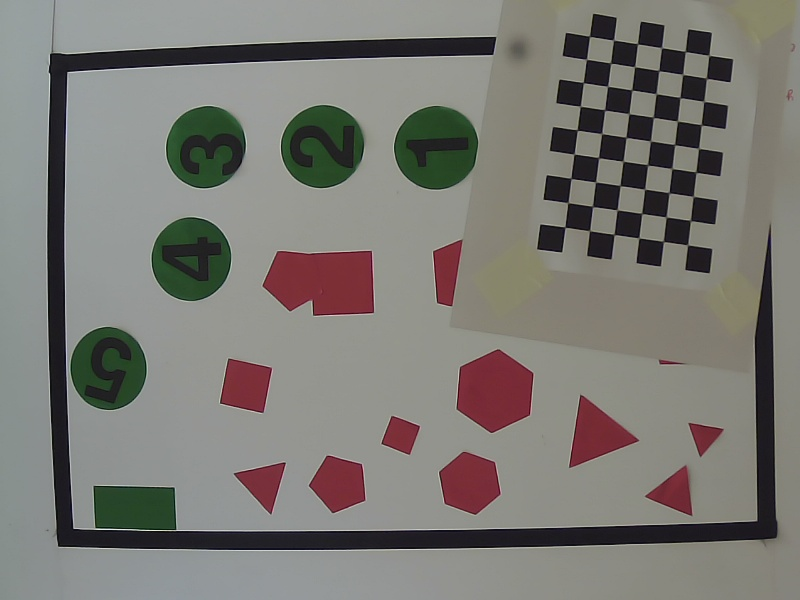
//> input picture src/chessboard_imgs/raw_0.jpg, 800 x 600 px
$ ./ocr chessboard_imgs/raw_0.jpg   (built with g++ and OpenCV 4)
//> lines starting //> are read from the running program, lines starting //| are printed output that depends on the picture; after the words box and inside, x2 and y2 are one past the last pixel; in counts of white or black regions, pixels touching at a corner belong together
// ocr.cpp:
// Use tesseract-ocr to recognize digits inside the green circles of the image

#include <opencv2/core.hpp>
#include <opencv2/videoio.hpp>
#include <opencv2/highgui.hpp>
#include <opencv2/opencv.hpp>
#include <iostream>

#include <tesseract/baseapi.h>
#include <leptonica/allheaders.h>
#include <tesseract/baseapi.h>
#include <leptonica/allheaders.h>

const double MIN_AREA_SIZE = 100;

void processImage(const std::string& filename)
{
//> called with filename = "chessboard_imgs/raw_0.jpg"
  // Load image from file
  cv::Mat img = cv::imread(filename.c_str());
//> img is the input picture: 600 rows x 800 cols, CV_8UC3; mean B, G, R 116.1, 121.4, 123.1
  if(img.empty()) {
    throw std::runtime_error("Failed to open the file " + filename);
  }

  // Display original image
  cv::imshow("Original", img);

  // Convert color space from BGR to HSV
  cv::Mat hsv_img;
  cv::cvtColor(img, hsv_img, cv::COLOR_BGR2HSV);
//> hsv_img: 600 rows x 800 cols, CV_8UC3; mean H, S, V 63.7, 31, 126.5


  // Find green regions
  cv::Mat green_mask;
  cv::inRange(hsv_img, cv::Scalar(45, 30, 30), cv::Scalar(75, 255, 255), green_mask);
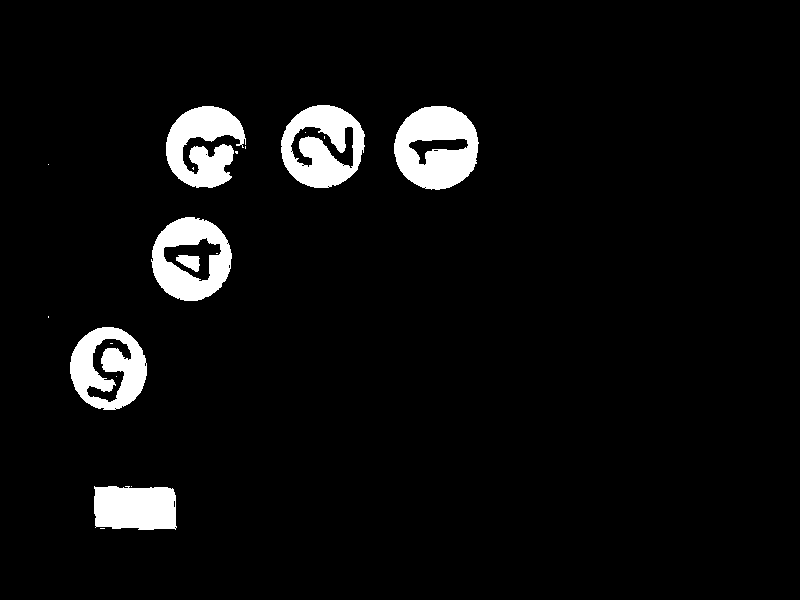
//> green_mask: 600 rows x 800 cols, CV_8UC1; 5.2% white; 19 white regions (12 under 20 px), largest, box (x1, y1, x2, y2) and area: (394, 106, 479, 190) 4969, (281, 105, 365, 188) 4403, (166, 106, 246, 188) 4128

  // Apply some filtering
  cv::Mat kernel = cv::getStructuringElement(cv::MORPH_RECT, cv::Size((1*2) + 1, (1*2)+1));
  cv::dilate(green_mask, green_mask, kernel);
  cv::erode(green_mask, green_mask, kernel);
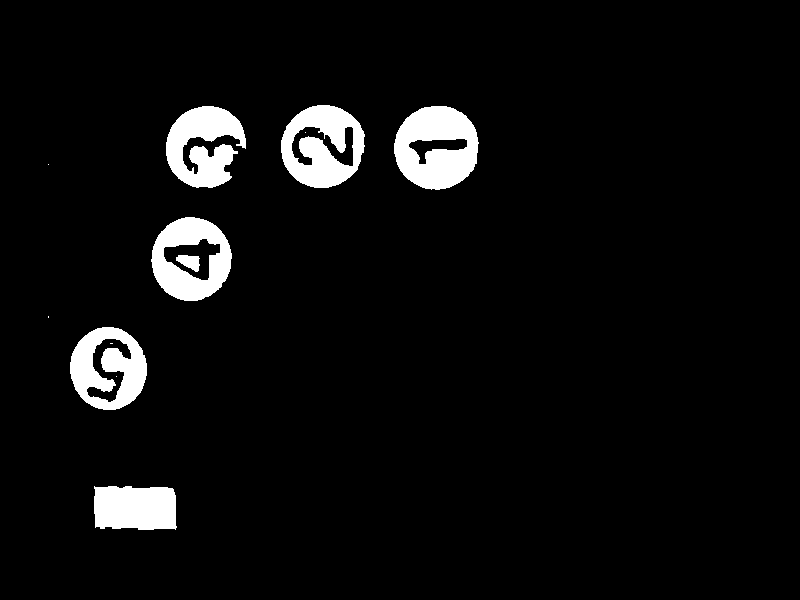
//> green_mask: 600 rows x 800 cols, CV_8UC1; 5.2% white; 12 white regions (5 under 20 px)

  // Display image
  cv::imshow("GREEN_filter", green_mask);


  // Find contours
  std::vector<std::vector<cv::Point>> contours, contours_approx;
  std::vector<cv::Point> approx_curve;
  cv::Mat contours_img;

  contours_img = img.clone();
  cv::findContours(green_mask, contours, cv::RETR_EXTERNAL, cv::CHAIN_APPROX_SIMPLE);
//> contours = 8 contours, 2 with area under 20; largest, box (x1, y1, x2, y2) and area: (394, 106, 479, 190) 5492, (281, 105, 365, 188) 5348, (151, 217, 232, 301) 5152, (70, 327, 147, 410) 4892, (166, 106, 246, 188) 3954, (94, 486, 177, 530) 3252

  std::vector<cv::Rect> boundRect(contours.size());
  for (int i=0; i<contours.size(); ++i)
  {
    double area = cv::contourArea(contours[i]);
    if (area < MIN_AREA_SIZE) continue; // filter too small contours to remove false positives
    approxPolyDP(contours[i], approx_curve, 2, true);
    contours_approx = {approx_curve};
    drawContours(contours_img, contours_approx, -1, cv::Scalar(0,170,220), 3, cv::LINE_AA);
    boundRect[i] = boundingRect(cv::Mat(approx_curve)); // find bounding box for each green blob
  }
//> this loop made 8 passes
//> area on passes 1, 2, 4, 6, 7, 8: 3252.5, 4891.5, 5151.5, 5492, 3954, 5347.5
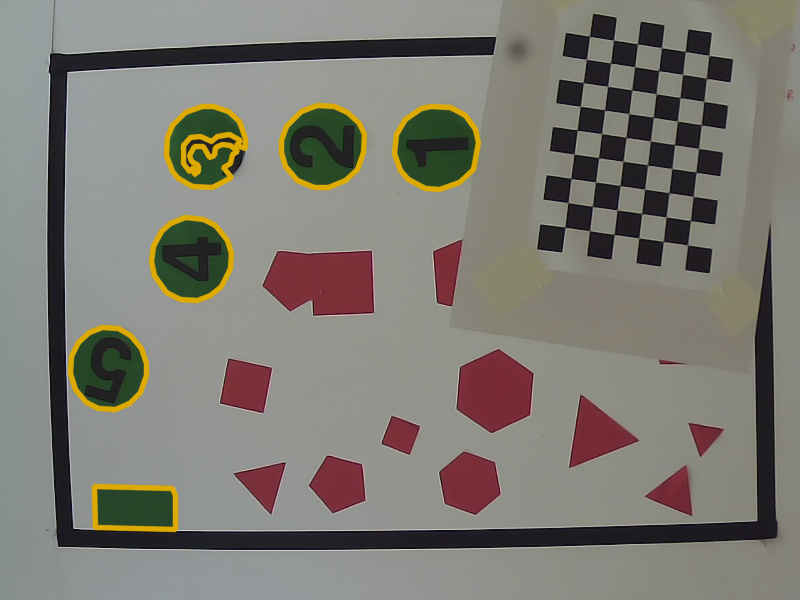
//> contours_img: 600 rows x 800 cols, CV_8UC3; 2.44% of pixels changed, all inside (x1, y1, x2, y2) = (67, 102, 482, 533)
//> after the loop, approx_curve = contour of 16 points, box (x1, y1, x2, y2) (281, 105, 365, 188), area 5336
  cv::imshow("Original", contours_img);
  //cv::waitKey(0);


  cv::Mat green_mask_inv, filtered(img.rows, img.cols, CV_8UC3, cv::Scalar(255,255,255));
  cv::bitwise_not(green_mask, green_mask_inv); // generate binary mask with inverted pixels w.r.t. green mask -> black numbers are part of this mask
//> green_mask_inv: 600 rows x 800 cols, CV_8UC1; 94.8% white; 12 black regions (5 under 20 px), largest, box (x1, y1, x2, y2) and area: (394, 106, 479, 190) 4981, (281, 105, 365, 188) 4435, (166, 106, 246, 188) 4179

  cv::imshow("Numbers", green_mask_inv);
  //cv::waitKey(0);

  // Create Tesseract object
//> (the run ends here: the program needs code that is not available in this run, at `tesseract::TessBaseAPI *ocr = new tesseract::TessBaseAPI();`)

$ run again, on src/chessboard_imgs/raw_10.jpg
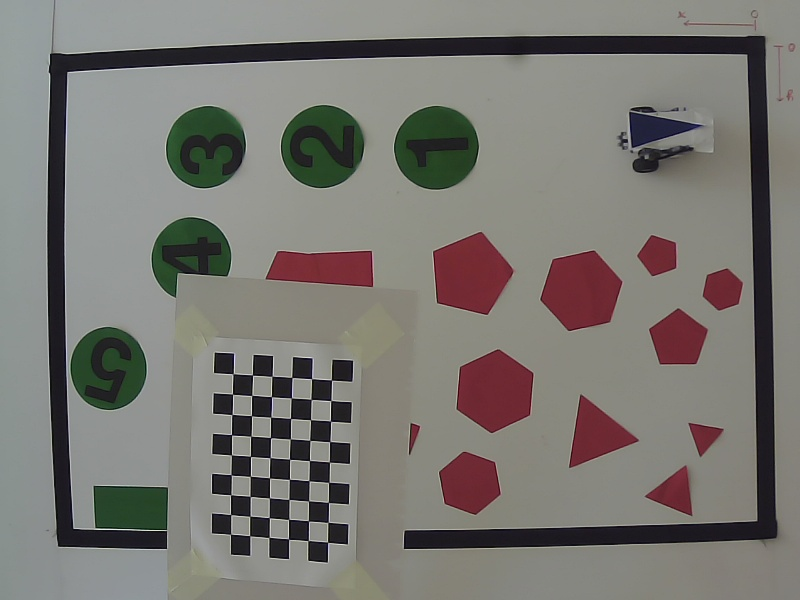
//> input picture src/chessboard_imgs/raw_10.jpg, 800 x 600 px
//> in processImage, img is the input picture: 600 rows x 800 cols, CV_8UC3; mean B, G, R 114, 118.9, 121.3
//> hsv_img: 600 rows x 800 cols, CV_8UC3; mean H, S, V 61.3, 31.8, 124.4
//> in processImage, `cv::erode(green_mask, green_mask, kernel);`:
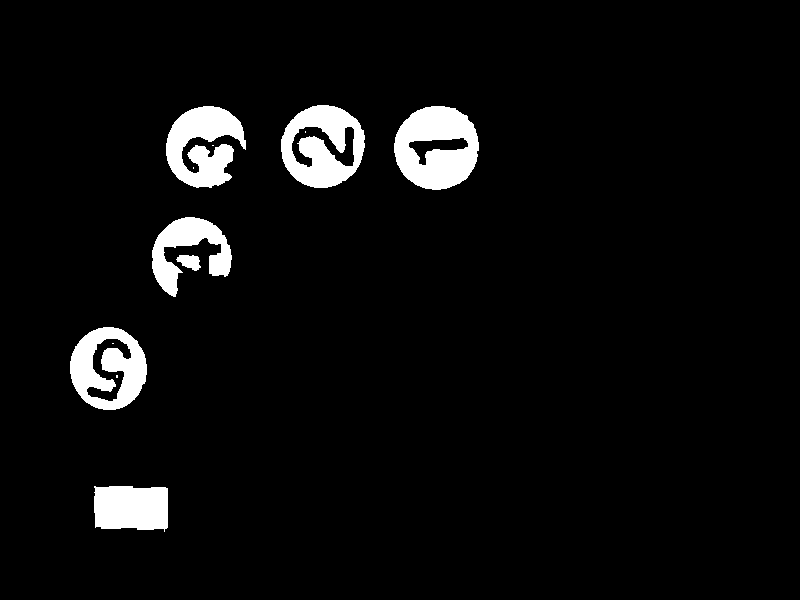
//> green_mask: 600 rows x 800 cols, CV_8UC1; 4.9% white; 12 white regions (5 under 20 px)
//> contours = 9 contours, 2 with area under 20; largest, box (x1, y1, x2, y2) and area: (394, 106, 479, 190) 5504, (281, 105, 365, 188) 5348, (70, 327, 147, 410) 4888, (166, 106, 246, 188) 3914, (94, 486, 168, 532) 2966, (152, 217, 232, 297) 2738, (176, 255, 201, 271) 228
//> the loop in processImage, `for (int i=0; i<contours.size(); ++i)` made 9 passes
//> area on passes 1, 2, 3, 4, 7, 8, 9: 2966, 4887.5, 228.5, 2738.5, 5503.5, 3914.5, 5348
//> after the loop in processImage, `for (int i=0; i<contours.size(); ++i)`:
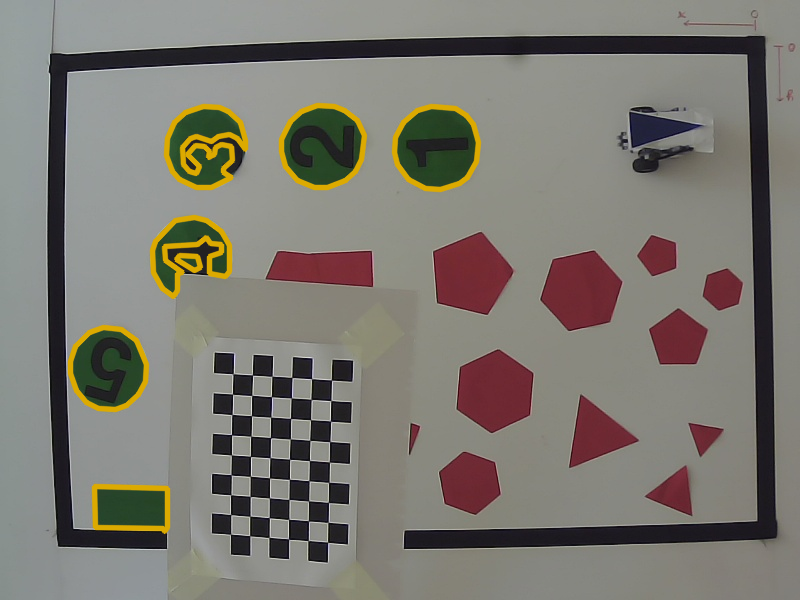
//> contours_img: 600 rows x 800 cols, CV_8UC3; 2.65% of pixels changed, all inside (x1, y1, x2, y2) = (67, 102, 482, 534)
//> after the loop in processImage, `for (int i=0; i<contours.size(); ++i)`: approx_curve = contour of 16 points, box (x1, y1, x2, y2) (281, 105, 365, 188), area 5314
//> green_mask_inv: 600 rows x 800 cols, CV_8UC1; 95.1% white; 12 black regions (5 under 20 px), largest, box (x1, y1, x2, y2) and area: (394, 106, 479, 190) 4971, (281, 105, 365, 188) 4379, (166, 106, 246, 188) 4130

$ run again, on src/chessboard_imgs/raw_12.jpg
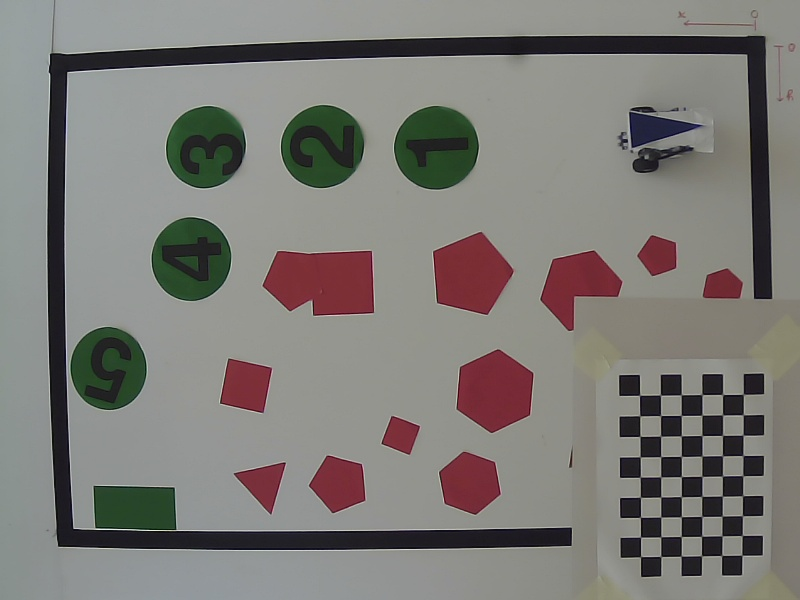
//> input picture src/chessboard_imgs/raw_12.jpg, 800 x 600 px
//> in processImage, img is the input picture: 600 rows x 800 cols, CV_8UC3; mean B, G, R 119, 123, 125.3
//> hsv_img: 600 rows x 800 cols, CV_8UC3; mean H, S, V 65.2, 29.8, 128.8
//> in processImage, `cv::erode(green_mask, green_mask, kernel);`:
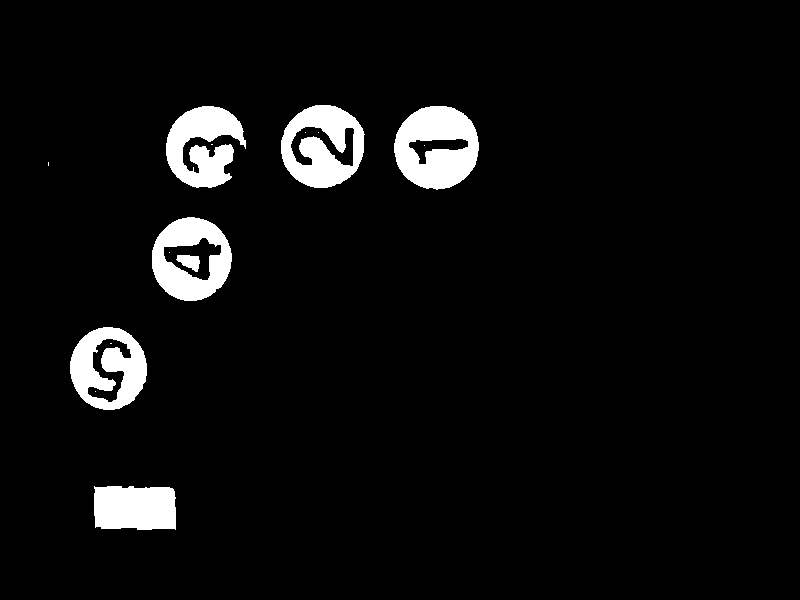
//> green_mask: 600 rows x 800 cols, CV_8UC1; 5.2% white; 15 white regions (8 under 20 px)
//> contours = 8 contours, 2 with area under 20; largest, box (x1, y1, x2, y2) and area: (394, 106, 479, 190) 5489, (281, 105, 365, 188) 5351, (152, 217, 232, 301) 5142, (70, 327, 147, 410) 4884, (166, 106, 246, 188) 3888, (94, 486, 176, 530) 3267
//> the loop in processImage, `for (int i=0; i<contours.size(); ++i)` made 8 passes
//> area on passes 1, 2, 3, 6, 7, 8: 3267, 4884.5, 5142, 5489, 3888.5, 5351
//> after the loop in processImage, `for (int i=0; i<contours.size(); ++i)`:
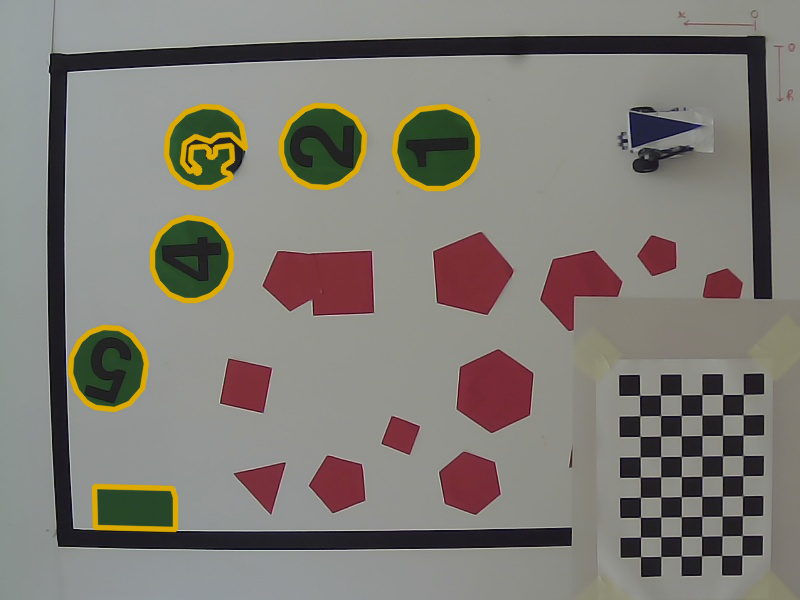
//> contours_img: 600 rows x 800 cols, CV_8UC3; 2.44% of pixels changed, all inside (x1, y1, x2, y2) = (67, 102, 481, 533)
//> after the loop in processImage, `for (int i=0; i<contours.size(); ++i)`: approx_curve = contour of 15 points, box (x1, y1, x2, y2) (281, 105, 365, 188), area 5318
//> green_mask_inv: 600 rows x 800 cols, CV_8UC1; 94.8% white; 15 black regions (8 under 20 px), largest, box (x1, y1, x2, y2) and area: (394, 106, 479, 190) 4975, (281, 105, 365, 188) 4392, (166, 106, 246, 188) 4110
